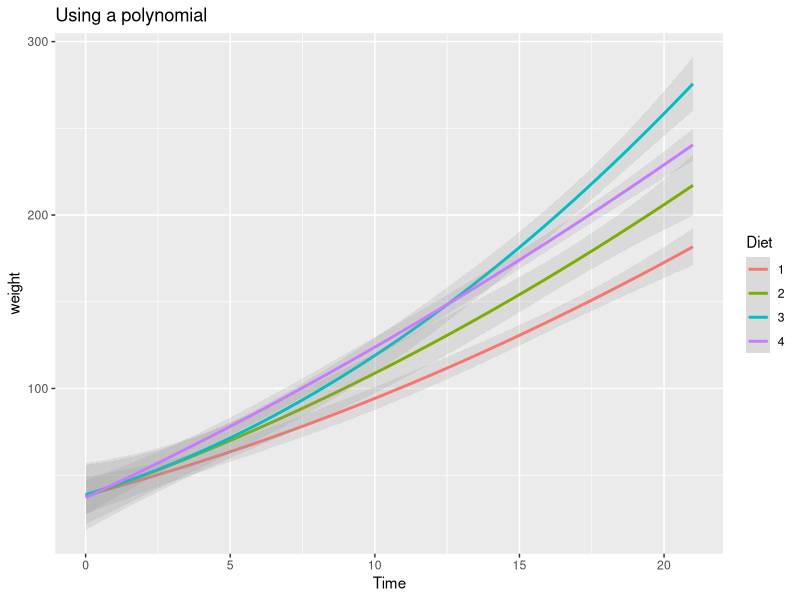
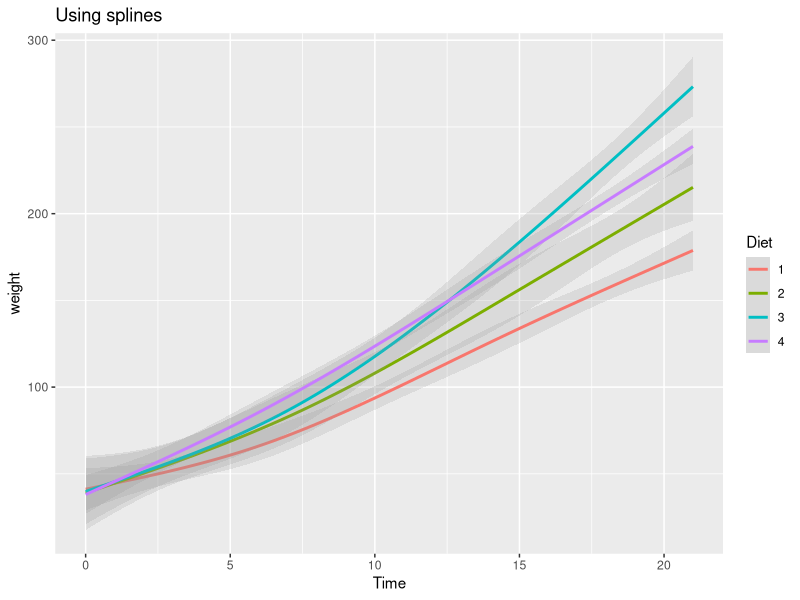
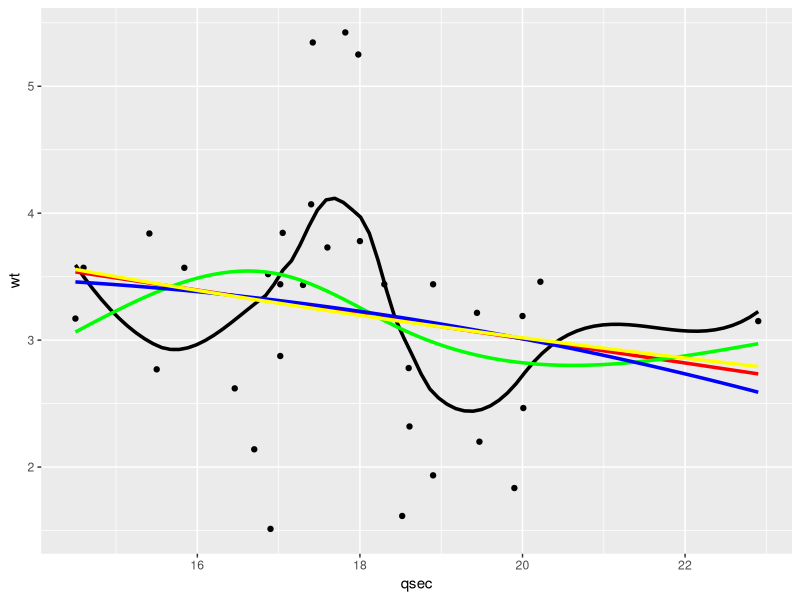

Reproduce these figures in R, in order.
# Activity 04_02: non-linear fits

library(ggplot2)

# polynomial fit
ggplot(ChickWeight, aes(x=Time, y=weight, colour=Diet)) + 
  geom_smooth(alpha=.2, size=1, method="lm", formula = y~poly(x,2)) +
  ggtitle("Using a polynomial")


# spline fit
library(splines)

ggplot(ChickWeight, aes(x=Time, y=weight, colour=Diet)) + 
  geom_smooth(alpha=.2, size=1, method="lm", formula = y ~ ns(x, df = 3)) +
  ggtitle("Using splines")

# more examples of methods
ggplot(mtcars, aes(x = qsec, y = wt)) +
  geom_point() + 
  geom_smooth(se=FALSE, size = 1.2, colour="black",  method = loess) + # loess, the default for small datasets
  geom_smooth(se=FALSE, size = 1.2, colour="red",  method = "lm") +    # linear model, same as formula = y ~ x
  geom_smooth(se=FALSE, size = 1.2, colour="green", method = "lm", formula = y ~ ns(x,3)) + # splines
  geom_smooth(se=FALSE, size = 1.2, colour="blue", method = "lm", formula = y ~ poly(x,2)) + # a polynomial of degree 2
  geom_smooth(se=FALSE, size = 1.2, colour="yellow", method = "lm", formula = y ~ log(x)) # a logarithmic function

# For more information:
# http://docs.ggplot2.org/current/geom_smooth.html